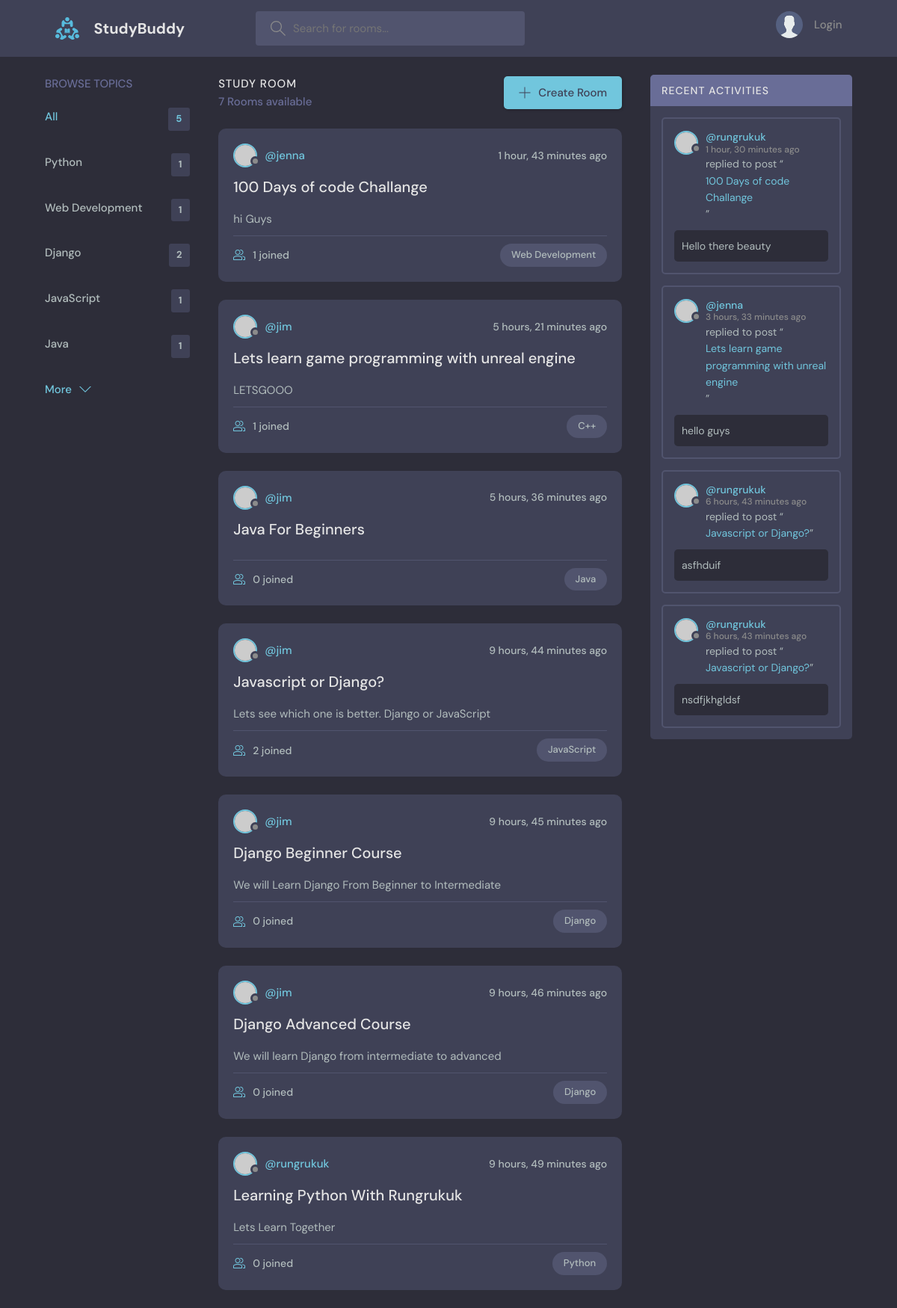
The page / on the database its author committed.
### base/models.py (models this page shows, shortened)
class Topic(models.Model):
    name = models.CharField(max_length=200)

class Room(models.Model):
    host = models.ForeignKey(User, on_delete=models.SET_NULL, null=True)
    topic = models.ForeignKey(Topic, on_delete=models.SET_NULL, null=True)
    name = models.CharField(max_length=50)
    description = models.TextField(max_length=50, null=True, blank=True)
    participants = models.ManyToManyField(User, related_name="participants", blank=True)
    updated = models.DateTimeField(auto_now=True)
    created = models.DateTimeField(auto_now_add=True)
    class Meta:
        ordering = ["-updated", "-created"]
    def __str__(self):
        return self.name

class Message(models.Model):
    room = models.ForeignKey(Room, on_delete=models.CASCADE)
    user = models.ForeignKey(User, on_delete=models.CASCADE)
    body = models.TextField(max_length=500)
    updated = models.DateTimeField(auto_now=True)
    created = models.DateTimeField(auto_now_add=True)
    class Meta:
        ordering = ["-updated", "-created"]
    def __str__(self):
        return self.body[0:50]

### base/views.py (the view)
# urls.py: path("", views.home, name="home"),
def home(request):
    q = request.GET.get("q") if request.GET.get("q") != None else ""
    rooms = Room.objects.filter(
        Q(topic__name__icontains=q) | Q(host__username__icontains=q)
    )
    topics = Topic.objects.all()[0:5]
    room_count = rooms.count()
    room_messages = Message.objects.filter(
        Q(room__topic__name__icontains=q)
        | Q(room__name__icontains=q)
        | Q(user__username__icontains=q)
    )
    context = {
        "rooms": rooms,
        "topics": topics,
        "room_count": room_count,
        "room_messages": room_messages,
    }
    return render(request, "base/home.html", context)

### base/templates/base/home.html (shortened to what this page needs)
{% extends 'main.html' %}
  {% block content %}
    <main class="layout layout--3">
      <div class="container">
        {% include "base/topics_component.html" %}
        <div class="roomList">
          <div class="roomList__header">
            <div>
              <h2>Study Room</h2>
              <p>{{room_count}} Rooms available</p>
            </div>
            <a class="btn btn--main" href="{% url 'create-room' %}">
              <svg version="1.1" xmlns="http://www.w3.org/2000/svg" width="32" height="32" viewBox="0 0 32 32">
                <title>add</title>
                <path
                  d="M16.943 0.943h-1.885v14.115h-14.115v1.885h14.115v14.115h1.885v-14.115h14.115v-1.885h-14.115v-14.115z"
                ></path>
              </svg>
              Create Room
            </a>
          </div>
          {% include "base/feed_component.html" %}
        </div>
        {% include 'base/activity_component.html' %}
      </div>
    </main>
  {% endblock content %}

### base/templates/base/topics_component.html
<div class="topics">
    <div class="topics__header">
      <h2>Browse Topics</h2>
    </div>
    <ul class="topics__list">
      <li>
        {% if request.path == '/' %}
          <a href="{% url 'home' %}" class="active">All <span> {{topics.count}} </span></a>
        {% else %}
          <a href="{% url 'user-profile' user.id %}" class="active">All <span> {{room_topics_count}} </span></a>
        {% endif %}
      </li>
      {% if request.path == '/' %}
        {% for topic in topics  %}
          <li>
              <a href="{% url 'home'%}?q={{topic.name}}">{{topic.name}} <span>{{topic.room_set.all.count}}</span></a>
          </li>
        {% endfor %}
      {% else %}
          {% for topic_name  in room_topics_names  %}
          <li>
            <a href="{% url 'user-profile' user.id%}?q={{topic_name}}">{{topic_name}}</a>
          </li>
          {% endfor %}
      {% endif %}
    </ul>
    <a class="btn btn--link" href="{% url 'topics' %}">
      More
      <svg version="1.1" xmlns="http://www.w3.org/2000/svg" width="32" height="32" viewBox="0 0 32 32">
        <title>chevron-down</title>
        <path d="M16 21l-13-13h-3l16 16 16-16h-3l-13 13z"></path>
      </svg>
    </a>
  </div>

### base/templates/base/feed_component.html (shortened to what this page needs)
    {% for room in rooms %}
        <div class="roomListRoom">
        <div class="roomListRoom__header">
            <a href="{% url 'user-profile' room.host.id%}" class="roomListRoom__author">
            <div class="avatar avatar--small">
                <img src="https://randomuser.me/api/portraits/women/11.jpg" />
            </div>
            <span>@{{room.host.username}}</span>
            </a>
            <div class="roomListRoom__actions">
            <span>{{room.created|timesince}} ago</span>
            </div>
        </div>
        <div class="roomListRoom__content">
            <a href="{% url 'room' room.id %}">{{room.name}}</a>
            <p>
                {{room.description}}
            </p>
        </div>
        <div class="roomListRoom__meta">
            <a href="{% url 'room' room.id %}" class="roomListRoom__joined">
            {{room.participants.count}} joined
            </a>
            <p class="roomListRoom__topic">{{room.topic.name}}</p>
        </div>
        </div>
    {% endfor %}

### base/templates/base/activity_component.html (shortened to what this page needs)
<div class="activities">
    <div class="activities__header">
      <h2>Recent Activities</h2>
    </div>
    {% for room_message in room_messages %}
        <div class="activities__box">
        <div class="activities__boxHeader roomListRoom__header">
            <a href="{% url 'user-profile' room_message.user.id %}" class="roomListRoom__author">
            <div class="avatar avatar--small">
                <img src="https://randomuser.me/api/portraits/women/11.jpg" />
            </div>
            <p>
                @{{room_message.user.username}}
                <span>{{room_message.created|timesince}} ago</span>
            </p>
            </a>
        </div>
        <div class="activities__boxContent">
            <p>replied to post “<a href="{% url 'room' room_message.room.id %}">{{room_message.room}}</a>”</p>
            <div class="activities__boxRoomContent">
                {{room_message}}
            </div>
        </div>
        </div>
    {% endfor %}
  </div>

### rows shown on the page
Topic: name "Python", room_set.all.count "1"
Topic: name "Web Development", room_set.all.count "1"
Topic: name "Django", room_set.all.count "2"
Topic: name "JavaScript", room_set.all.count "1"
Topic: name "Java", room_set.all.count "1"
Room: host.username "jenna", created "1 hour, 43 minutes", name "100 Days of code Challange", description "hi Guys", participants.count "1", topic.name "Web Development"
Room: host.username "jim", created "5 hours, 21 minutes", name "Lets learn game programming with unreal engine", description "LETSGOOO", participants.count "1", topic.name "C++"
Room: host.username "jim", created "5 hours, 36 minutes", name "Java For Beginners", participants.count "0", topic.name "Java"
Room: host.username "jim", created "9 hours, 44 minutes", name "Javascript or Django?", description "Lets see which one is better. Django or JavaScript", participants.count "2", topic.name "JavaScript"
Room: host.username "jim", created "9 hours, 45 minutes", name "Django Beginner Course", description "We will Learn Django From Beginner to Intermediate", participants.count "0", topic.name "Django"
Room: host.username "jim", created "9 hours, 46 minutes", name "Django Advanced Course", description "We will learn Django from intermediate to advanced", participants.count "0", topic.name "Django"
Room: host.username "rungrukuk", created "9 hours, 49 minutes", name "Learning Python With Rungrukuk", description "Lets Learn Together", participants.count "0", topic.name "Python"
Message: user.username "rungrukuk", created "1 hour, 30 minutes", room "100 Days of code Challange", body "Hello there beauty"
Message: user.username "jenna", created "3 hours, 33 minutes", room "Lets learn game programming with unreal engine", body "hello guys"
Message: user.username "rungrukuk", created "6 hours, 43 minutes", room "Javascript or Django?", body "asfhduif"
Message: user.username "rungrukuk", created "6 hours, 43 minutes", room "Javascript or Django?", body "nsdfjkhgldsf"

### other values the page prints
{{ topics.count }} "5"
{{ room_count }} "7"
